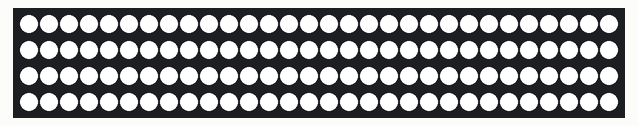
Simulated run of this sketch. Board: Arduino Uno, built with avr-gcc and run on an emulated ATmega328P. On the bench: 120 RGB LEDs in strip order, left to right, continuing on the next row.

Above: at 0.1 s.

The sketch:

lights_on.ino
```cpp
/*
 * Simple LED On – keeps all LEDs on continuously
 * Adjust NUM_LEDS and LED_PIN to match your setup.
 */

#include <FastLED.h>

#define LED_PIN 3
#define NUM_LEDS 120
#define LED_TYPE WS2812B
#define COLOR_ORDER GRB

CRGB leds[NUM_LEDS];

void setup() {
  FastLED.addLeds<LED_TYPE, LED_PIN, COLOR_ORDER>(leds, NUM_LEDS);
  FastLED.setBrightness(255);

  // Turn all LEDs on (pure white). Change color if needed.
  fill_solid(leds, NUM_LEDS, CRGB::White);
  FastLED.show();
}

void loop() {
  // Do nothing – LEDs remain on
}
```
